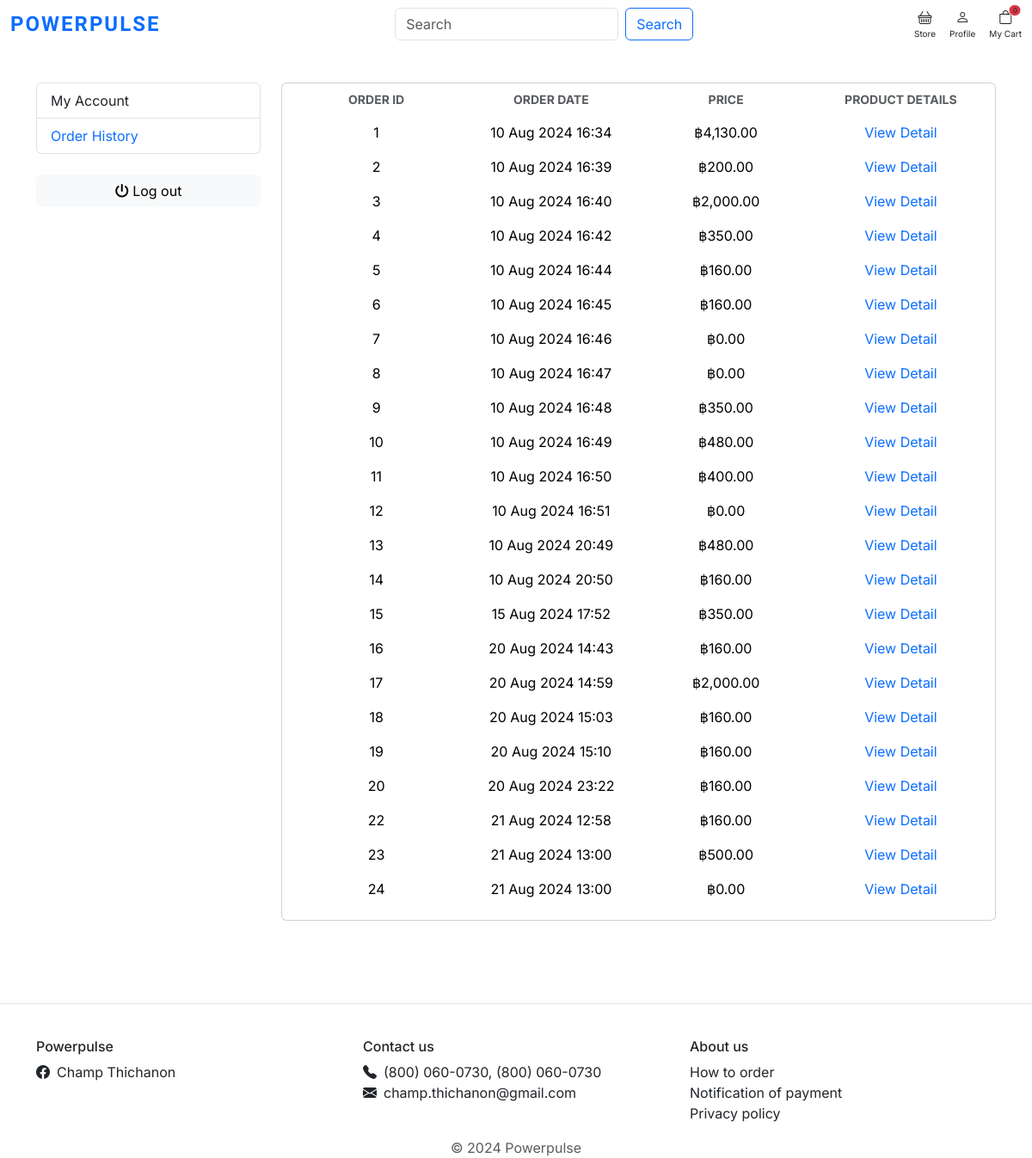
Page /order_history/ (signed in) on the committed database.
### order/models.py (models this page shows, shortened)
class Order(models.Model):
    user = models.ForeignKey(Account, on_delete=models.CASCADE)
    created_at = models.DateTimeField(auto_now_add=True)
    payment_proof = models.FileField(
        upload_to="photos/payment_proof", null=True, blank=True
    )
    first_name = models.CharField(max_length=50)
    last_name = models.CharField(max_length=50)
    phone_number = models.CharField(max_length=50, blank=True, null=True)
    house_no = models.CharField(max_length=10)
    village_no = models.CharField(max_length=10, blank=True, null=True)
    lane = models.CharField(max_length=255, blank=True, null=True)
    road = models.CharField(max_length=255, blank=True, null=True)
    sub_district = models.CharField(max_length=100)
    district = models.CharField(max_length=100)
    province = models.CharField(max_length=100)
    postal_code = models.CharField(max_length=20)
    total = models.DecimalField(max_digits=10, decimal_places=2)

### order/views.py (the view)
# urls.py: path("order_history/", views.order_history, name="order_history"),
@login_required(login_url="/login")
def order_history(request):
    orders = Order.objects.filter(user=request.user)
    context = {
        "orders": orders,
    }
    return render(request, "profiles/order_history.html", context)

### carts/context_processors.py (called while the page is built)
def counter(request):
    cart_count = 0
    if "admin" in request.path:
        return {}
    else:
        try:
            cart = Cart.objects.filter(cart_id=_cart_id(request))
            cart_items = CartItem.objects.all().filter(cart=cart[:1])
            for cart_item in cart_items:
                cart_count += cart_item.quantity
        except Cart.DoesNotExist:
            cart_count = 0
    return dict(cart_count=cart_count)

### carts/views.py (called while the page is built)
def _cart_id(request):
    cart = (
        request.session.session_key
    )  # Get the session key from the user's session data
    if not cart:  # Checks if a session key does not exist.
        cart = request.session.create()  # Create a new session
    return cart

### category/context_processors.py (called while the page is built)
def menu_links(request):
    links = Category.objects.all()
    return dict(links=links)

### templates/profiles/order_history.html (shortened to what this page needs)
{% extends 'profiles/profile_layout.html' %}
{% load static %}
{% load humanize %}
{% block subcontent %}
<aside class="col-md-9">
    {% if orders %}
    <div class="card px-2">
        <table class="table table-borderless table-shopping-cart">
            <thead class="text-muted">
                <tr class="small text-uppercase">
                    <th scope="col" style="width:120px; " class="text-muted text-center">Order ID</th>
                    <th scope="col" style="width:120px; " class="text-muted text-center">Order Date</th>
                    <th scope="col" style="width:120px; " class="text-muted text-center">Price</th>
                    <th scope="col" class="rounded text-muted text-center   ">Product Details</th>
                </tr>
            </thead>
            {% for order in orders %}
            <tbody>
                <tr>
                    <td class="col text-center">
                        <span>{{order.id}}</span>
                    </td>
                    <td class="col-3">
                        <div class="price-wrap text-center d-flex flex-column">
                            <span>{{ order.created_at|date:"d M Y H:i" }}</span>
                        </div>
                    </td>
                    <td class="col-3">
                        <div class="price-wrap text-center d-flex flex-column">
                            <var class="price fst-normal">&#3647;{{order.total | intcomma}}</var>
                        </div>
                    </td>
                    <td class="col-3 text-center">
                        <a href="{% url 'order_detail' order.id %}" style="text-decoration: none;">View Detail</a>
                    </td>
                </tr>
            </tbody>
            {%endfor%}
        </table>
    </div>
    {% endif %}
</aside>
{% endblock subcontent %}

### static/css/base.css (style rules this page uses)
html,body { margin: 0; }

### static/css/text.css (style rules this page uses)
body { font-family: "Inter", sans-serif; }

### rows in the picture
Order: id "1", created_at "10 Aug 2024 16:34", total "4,130.00"
Order: id "2", created_at "10 Aug 2024 16:39", total "200.00"
Order: id "3", created_at "10 Aug 2024 16:40", total "2,000.00"
Order: id "4", created_at "10 Aug 2024 16:42", total "350.00"
Order: id "5", created_at "10 Aug 2024 16:44", total "160.00"
Order: id "6", created_at "10 Aug 2024 16:45", total "160.00"
Order: id "7", created_at "10 Aug 2024 16:46", total "0.00"
Order: id "8", created_at "10 Aug 2024 16:47", total "0.00"
Order: id "9", created_at "10 Aug 2024 16:48", total "350.00"
Order: id "10", created_at "10 Aug 2024 16:49", total "480.00"
Order: id "11", created_at "10 Aug 2024 16:50", total "400.00"
Order: id "12", created_at "10 Aug 2024 16:51", total "0.00"
Order: id "13", created_at "10 Aug 2024 20:49", total "480.00"
Order: id "14", created_at "10 Aug 2024 20:50", total "160.00"
Order: id "15", created_at "15 Aug 2024 17:52", total "350.00"
Order: id "16", created_at "20 Aug 2024 14:43", total "160.00"
Order: id "17", created_at "20 Aug 2024 14:59", total "2,000.00"
Order: id "18", created_at "20 Aug 2024 15:03", total "160.00"
Order: id "19", created_at "20 Aug 2024 15:10", total "160.00"
Order: id "20", created_at "20 Aug 2024 23:22", total "160.00"
Order: id "22", created_at "21 Aug 2024 12:58", total "160.00"
Order: id "23", created_at "21 Aug 2024 13:00", total "500.00"
Order: id "24", created_at "21 Aug 2024 13:00", total "0.00"

### other values in the picture
{{ cart_count }} "0"
